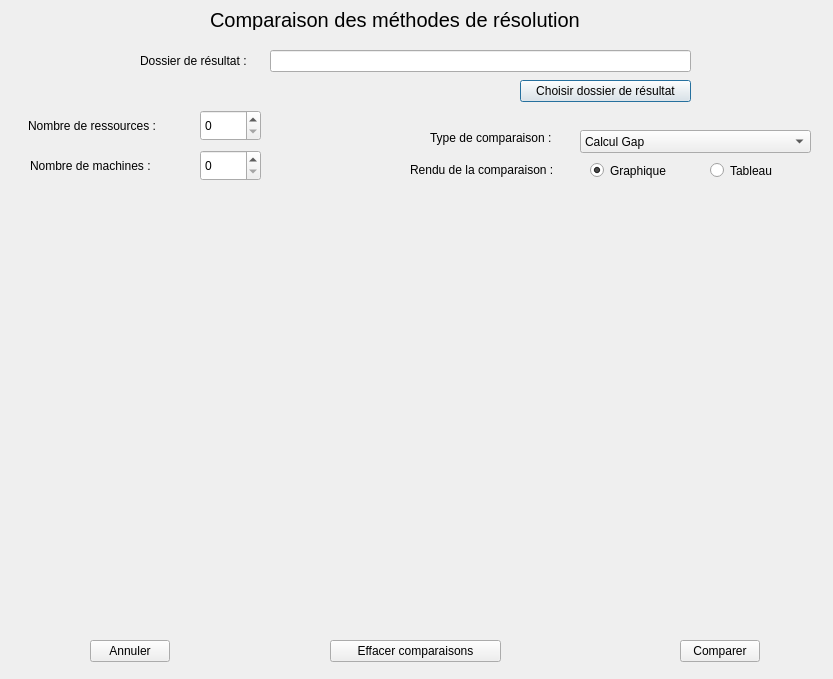
<?xml version="1.0" encoding="UTF-8"?>
<ui version="4.0">
 <class>ComparaisonSolution</class>
 <widget class="QDialog" name="ComparaisonSolution">
  <property name="geometry">
   <rect>
    <x>0</x>
    <y>0</y>
    <width>833</width>
    <height>679</height>
   </rect>
  </property>
  <property name="windowTitle">
   <string>Dialog</string>
  </property>
  <widget class="QLabel" name="titleLabel">
   <property name="geometry">
    <rect>
     <x>210</x>
     <y>10</y>
     <width>421</width>
     <height>20</height>
    </rect>
   </property>
   <property name="font">
    <font>
     <pointsize>15</pointsize>
    </font>
   </property>
   <property name="text">
    <string>Comparaison des méthodes de résolution</string>
   </property>
  </widget>
  <widget class="QPushButton" name="choisirDossierPushButton">
   <property name="geometry">
    <rect>
     <x>520</x>
     <y>80</y>
     <width>171</width>
     <height>22</height>
    </rect>
   </property>
   <property name="text">
    <string>Choisir dossier de résultat</string>
   </property>
  </widget>
  <widget class="QLineEdit" name="choisirDossierLineEdit">
   <property name="geometry">
    <rect>
     <x>270</x>
     <y>50</y>
     <width>421</width>
     <height>22</height>
    </rect>
   </property>
  </widget>
  <widget class="QLabel" name="dossierInstanceLabel">
   <property name="geometry">
    <rect>
     <x>140</x>
     <y>50</y>
     <width>121</width>
     <height>21</height>
    </rect>
   </property>
   <property name="text">
    <string>Dossier de résultat :</string>
   </property>
  </widget>
  <widget class="QPushButton" name="validerPushButton">
   <property name="geometry">
    <rect>
     <x>680</x>
     <y>640</y>
     <width>80</width>
     <height>22</height>
    </rect>
   </property>
   <property name="text">
    <string>Comparer</string>
   </property>
  </widget>
  <widget class="QPushButton" name="annulerPushButton">
   <property name="geometry">
    <rect>
     <x>90</x>
     <y>640</y>
     <width>80</width>
     <height>22</height>
    </rect>
   </property>
   <property name="text">
    <string>Annuler</string>
   </property>
  </widget>
  <widget class="QLabel" name="nbrRessourcesLabel">
   <property name="geometry">
    <rect>
     <x>28</x>
     <y>115</y>
     <width>171</width>
     <height>21</height>
    </rect>
   </property>
   <property name="text">
    <string>Nombre de ressources :</string>
   </property>
  </widget>
  <widget class="QLabel" name="nbrMachinesLabel">
   <property name="geometry">
    <rect>
     <x>30</x>
     <y>150</y>
     <width>191</width>
     <height>31</height>
    </rect>
   </property>
   <property name="text">
    <string>Nombre de machines :</string>
   </property>
  </widget>
  <widget class="QWidget" name="verticalLayoutWidget">
   <property name="geometry">
    <rect>
     <x>20</x>
     <y>200</y>
     <width>791</width>
     <height>421</height>
    </rect>
   </property>
   <layout class="QVBoxLayout" name="verticalLayout"/>
  </widget>
  <widget class="QLabel" name="typeComparaisonLabel">
   <property name="geometry">
    <rect>
     <x>430</x>
     <y>130</y>
     <width>171</width>
     <height>16</height>
    </rect>
   </property>
   <property name="text">
    <string>Type de comparaison :</string>
   </property>
  </widget>
  <widget class="QComboBox" name="typeComparaisonComboBox">
   <property name="geometry">
    <rect>
     <x>580</x>
     <y>130</y>
     <width>231</width>
     <height>23</height>
    </rect>
   </property>
   <item>
    <property name="text">
     <string>Calcul Gap</string>
    </property>
   </item>
   <item>
    <property name="text">
     <string>Pourcentage de solutions optimales</string>
    </property>
   </item>
   <item>
    <property name="text">
     <string>Pourcentage du temps de résolution par méthode exacte</string>
    </property>
   </item>
  </widget>
  <widget class="QPushButton" name="netoyerLayoutPushButton">
   <property name="geometry">
    <rect>
     <x>330</x>
     <y>640</y>
     <width>171</width>
     <height>22</height>
    </rect>
   </property>
   <property name="text">
    <string>Effacer comparaisons</string>
   </property>
  </widget>
  <widget class="QSpinBox" name="nbrRessourcesSpinBox">
   <property name="geometry">
    <rect>
     <x>200</x>
     <y>110</y>
     <width>61</width>
     <height>31</height>
    </rect>
   </property>
  </widget>
  <widget class="QSpinBox" name="nbrMachinesSpinBox">
   <property name="geometry">
    <rect>
     <x>200</x>
     <y>150</y>
     <width>61</width>
     <height>31</height>
    </rect>
   </property>
  </widget>
  <widget class="QLabel" name="typeComparaisonLabel_2">
   <property name="geometry">
    <rect>
     <x>410</x>
     <y>160</y>
     <width>171</width>
     <height>20</height>
    </rect>
   </property>
   <property name="text">
    <string>Rendu de la comparaison :</string>
   </property>
  </widget>
  <widget class="QRadioButton" name="graphiqueRadioButton">
   <property name="geometry">
    <rect>
     <x>590</x>
     <y>160</y>
     <width>100</width>
     <height>21</height>
    </rect>
   </property>
   <property name="text">
    <string>Graphique</string>
   </property>
   <property name="checked">
    <bool>true</bool>
   </property>
  </widget>
  <widget class="QRadioButton" name="tableauRadioButton">
   <property name="geometry">
    <rect>
     <x>710</x>
     <y>160</y>
     <width>100</width>
     <height>21</height>
    </rect>
   </property>
   <property name="text">
    <string>Tableau</string>
   </property>
  </widget>
 </widget>
 <resources/>
 <connections/>
</ui>
